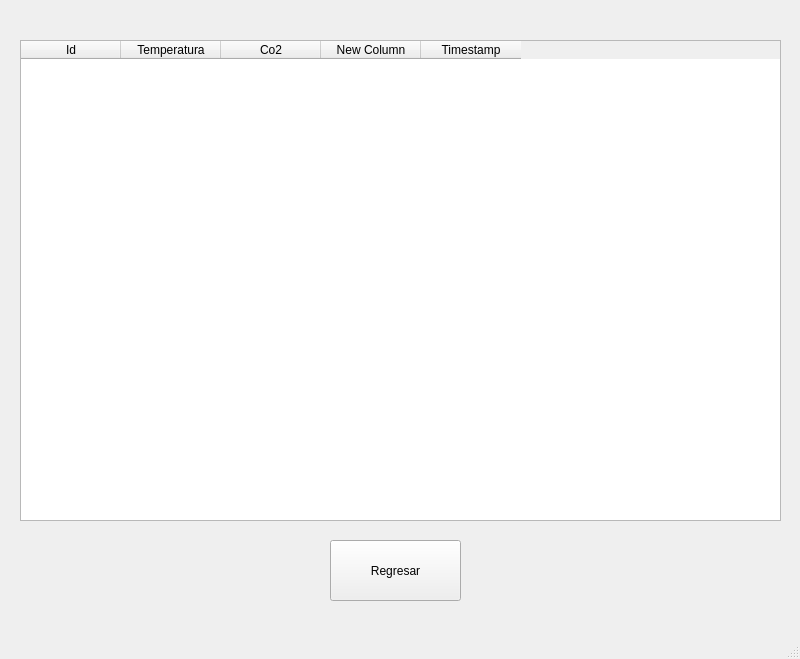
<?xml version="1.0" encoding="UTF-8"?>
<ui version="4.0">
 <class>MainWindow</class>
 <widget class="QMainWindow" name="MainWindow">
  <property name="geometry">
   <rect>
    <x>0</x>
    <y>0</y>
    <width>800</width>
    <height>659</height>
   </rect>
  </property>
  <property name="windowTitle">
   <string>MainWindow</string>
  </property>
  <widget class="QWidget" name="centralwidget">
   <widget class="QTableWidget" name="tabla">
    <property name="geometry">
     <rect>
      <x>20</x>
      <y>40</y>
      <width>761</width>
      <height>481</height>
     </rect>
    </property>
    <property name="frameShape">
     <enum>QFrame::StyledPanel</enum>
    </property>
    <property name="frameShadow">
     <enum>QFrame::Sunken</enum>
    </property>
    <property name="alternatingRowColors">
     <bool>true</bool>
    </property>
    <property name="selectionMode">
     <enum>QAbstractItemView::ExtendedSelection</enum>
    </property>
    <property name="columnCount">
     <number>5</number>
    </property>
    <column>
     <property name="text">
      <string>Id</string>
     </property>
    </column>
    <column>
     <property name="text">
      <string>Temperatura</string>
     </property>
    </column>
    <column>
     <property name="text">
      <string>Co2</string>
     </property>
    </column>
    <column>
     <property name="text">
      <string>New Column</string>
     </property>
    </column>
    <column>
     <property name="text">
      <string>Timestamp</string>
     </property>
    </column>
   </widget>
   <widget class="QPushButton" name="btnExit">
    <property name="geometry">
     <rect>
      <x>330</x>
      <y>540</y>
      <width>131</width>
      <height>61</height>
     </rect>
    </property>
    <property name="text">
     <string>Regresar</string>
    </property>
   </widget>
  </widget>
  <widget class="QMenuBar" name="menubar">
   <property name="geometry">
    <rect>
     <x>0</x>
     <y>0</y>
     <width>800</width>
     <height>22</height>
    </rect>
   </property>
  </widget>
  <widget class="QStatusBar" name="statusbar"/>
 </widget>
 <resources/>
 <connections/>
</ui>
